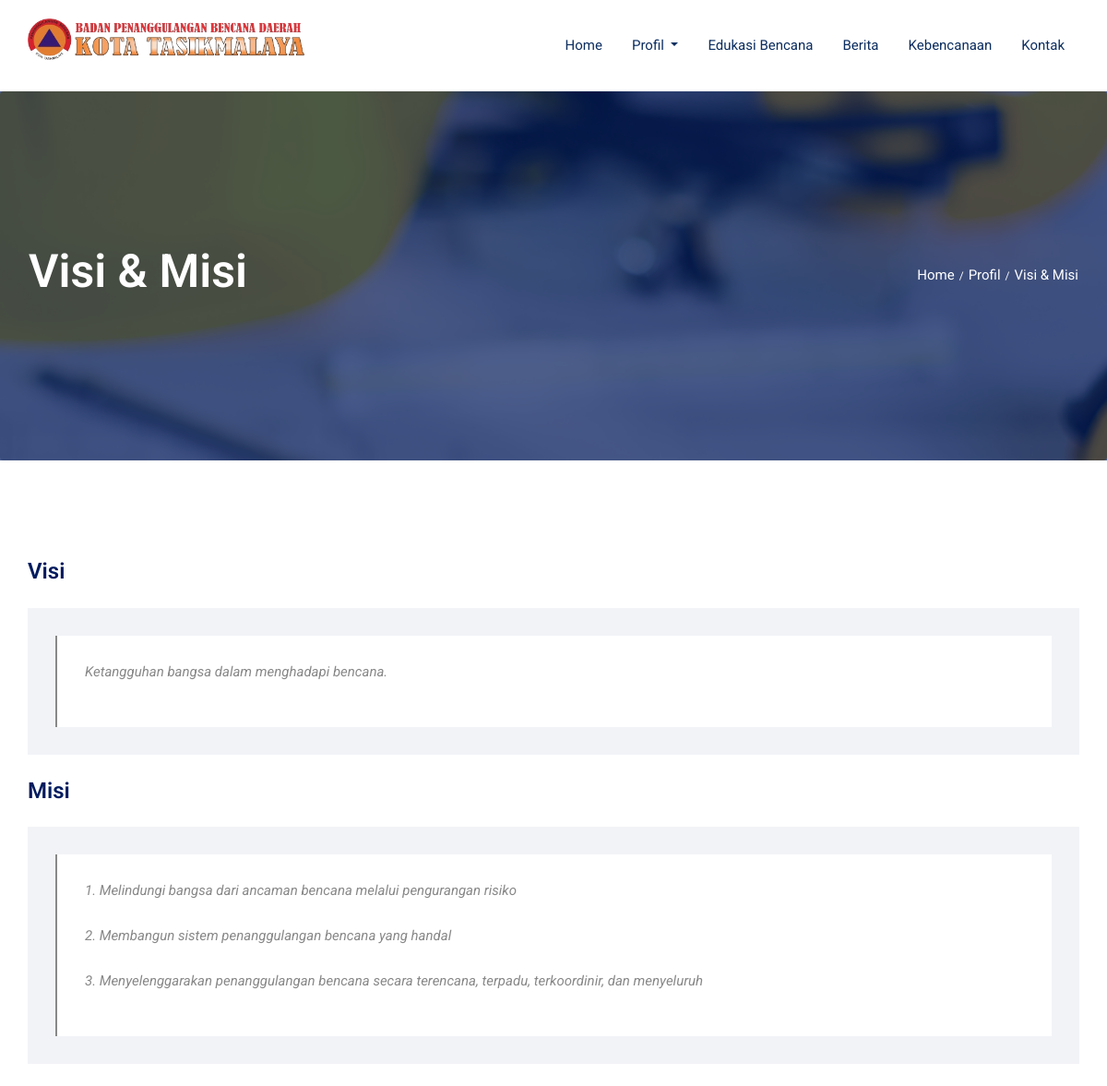
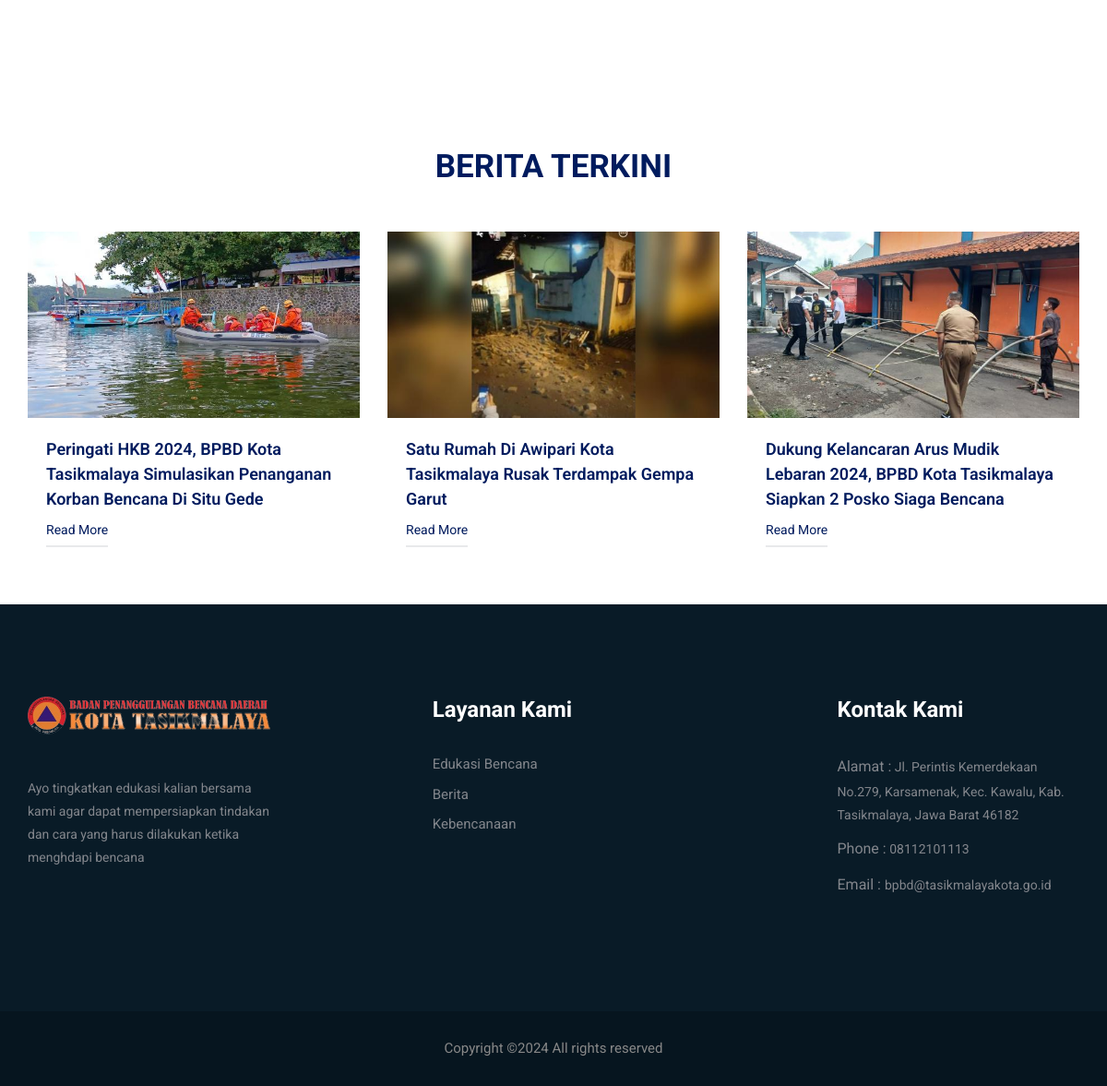
Screenshot of /pages/profil/visi-misi.php with the database file from the repository (2 pictures, top to bottom).
### tables this page shows
CREATE TABLE `visi_misi` (
  `id_visi_misi` varchar(255) NOT NULL,
  `visi` longtext NOT NULL,
  `misi` longtext NOT NULL
);

CREATE TABLE `berita` (
  `id_berita` varchar(255) NOT NULL,
  `judul` varchar(255) NOT NULL,
  `deskripsi` longtext NOT NULL,
  `tgl` varchar(255) NOT NULL,
  `gambar` varchar(255) NOT NULL
);

CREATE TABLE `kontak` (
  `id_kontak` varchar(255) NOT NULL,
  `alamat` longtext NOT NULL,
  `nomor` varchar(255) NOT NULL,
  `email` varchar(255) NOT NULL,
  `lokasi` varchar(255) NOT NULL
);

### pages/profil/visi-misi.php (the view, shortened to what this page needs)
<?php
include('../includes/config.php');
?>
<!doctype html>
<html lang="en">
<head>
  <?php include('../includes/head.php');?>
<body>
  <?php include('../includes/header.php');?>
    <section class="breadcrumb breadcrumb_bg align-items-center">
        <div class="container">
            <div class="row align-items-center justify-content-between">
                <div class="col-sm-6">
                    <div class="breadcrumb_tittle text-left">
                        <h2>Visi & Misi</h2>
                    </div>
                </div>
                <div class="col-sm-6">
                    <div class="breadcrumb_content text-right">
                        <p>Home<span>/</span>Profil<span>/</span>Visi & Misi</p>
                    </div>
                </div>
            </div>
        </div>
    </section>
   <section class="blog_area single-post-area section_padding">
      <div class="container">
         <div class="row">
            <div class="col-lg-12 posts-list">
               <div class="single-post">
                  <div class="blog_details">
					<?php
						$sql ="SELECT * FROM visi_misi WHERE id_visi_misi='q5dc32b75oa59abcq321vafel9j1e68f3dbc0x2p'";
						$query = mysqli_query($koneksidb,$sql);
						$result = mysqli_fetch_array($query);
					?>
                     <h2>Visi</h2>
                     <div class="quote-wrapper">
                        <div class="quotes">
                        <?php echo $result['visi'];?>
                        </div>
                     </div>
					 <h2>Misi</h2>
                     <div class="quote-wrapper">
						<div class="quotes">
						 <?php echo $result['misi'];?>
						</div>
					 </div>
                  </div>
               </div>
         </div>
      </div>
   </section>
	<?php include('../includes/footer.php');?>
</body>
</html>

### pages/includes/footer.php
<?php
include('config.php');
?>
<section class="blog_part section_padding">
	<div class="container">
		<div class="row ">
			<div class="col-xl-12">
				<div class="section_tittle ">
					<h2>Berita Terkini</h2>
				</div>
			</div>
		</div>
		<div class="row">
			<?php
				$sqlkat = "SELECT * FROM berita ORDER BY tgl DESC LIMIT 3";
				$querykat = mysqli_query($koneksidb,$sqlkat);
				while ($result = mysqli_fetch_array($querykat)){
			?>
			<div class="col-sm-6 col-lg-4 col-xl-4">
				<div class="single-home-blog">
					<div class="card">
						<a href="../../pages/berita/berita-details?id=<?php echo htmlentities($result['id_berita']);?>">
							<img src="../../administrator/images/berita/<?php echo htmlentities($result['gambar']);?>" class="card-img-top" alt="blog">
						</a>
						<div class="card-body">
							<a href="../../pages/berita/berita-details?id=<?php echo htmlentities($result['id_berita']);?>">
								<h5 class="card-title"><?php echo htmlentities($result['judul']);?></h5>
							</a>
							<a href="../../pages/berita/berita-details?id=<?php echo htmlentities($result['id_berita']);?>" class="btn_3">read more</a>
						</div>
					</div>
				</div>
			</div>
				<?php }?>
		</div>
	</div>
</section>
<footer class="footer-area">
	<div class="container">
		<div class="row justify-content-between">
			<div class="col-sm-6 col-md-4 col-xl-3">
				<div class="single-footer-widget footer_1">
					<a href="index"> <img src="../../img/bpbd-landscape.png" alt=""> </a>
					<p>Ayo tingkatkan edukasi kalian bersama kami agar dapat mempersiapkan tindakan dan cara yang harus dilakukan ketika menghdapi bencana</p>
				</div>
			</div>
			<div class="col-xl-3 col-sm-6 col-md-4">
				<div class="single-footer-widget footer_2">
					<h4>Layanan Kami</h4>
					<div class="contact_info">
						<ul>
							<li>
								<a href="#">Edukasi Bencana</a>
							</li>
							<li>
								<a href="#">Berita</a>
							</li>
							<li>
								<a href="#">Kebencanaan</a>
							</li>
						</ul>
					</div>
				</div>
			</div>
			<div class="col-xl-3 col-sm-6 col-md-4">
				<div class="single-footer-widget footer_2">
					<h4>Kontak Kami</h4>
					<div class="contact_info">
					<?php
						$sql ="SELECT * FROM kontak WHERE id_kontak='15fx38o70ol54af2q3g1v4pel9j1l37h3cqc0z0h'";
						$query = mysqli_query($koneksidb,$sql);
						$result = mysqli_fetch_array($query);
					?>
						<p><span> Alamat :</span> <?php echo strip_tags($result['alamat']);?></p>
						<p><span> Phone :</span> <?php echo $result['nomor'];?></p>
						<p><span> Email : </span><?php echo $result['email'];?></p>
					</div>
				</div>
			</div>
		</div>
	</div>
	<div class="container-fluid">
		<div class="row">
			<div class="col-lg-12">
				<div class="copyright_part_text text-center">
					<div class="row">
						<div class="col-lg-12">
							<p class="footer-text m-0">
Copyright &copy;<script>document.write(new Date().getFullYear());</script> All rights reserved
</p>
						</div>
					</div>
				</div>
			</div>
		</div>
	</div>
</footer>

### rows the page displays
visi_misi: visi "Ketangguhan bangsa dalam menghadapi bencana.", misi "1. Melindungi bangsa dari ancaman bencana melalui pengurangan risiko 2. Membangun sistem penanggulangan bencana yang handal 3. Menyelenggarakan penanggulangan bencana secara terencana, terpadu, terkoordinir, dan menyeluruh"
berita: gambar (picture), judul "Peringati HKB 2024, BPBD Kota Tasikmalaya Simulasikan Penanganan Korban Bencana Di Situ Gede"
berita: gambar (picture), judul "Satu Rumah Di Awipari Kota Tasikmalaya Rusak Terdampak Gempa Garut"
berita: gambar (picture), judul "Dukung Kelancaran Arus Mudik Lebaran 2024, BPBD Kota Tasikmalaya Siapkan 2 Posko Siaga Bencana"
kontak: alamat "Jl. Perintis Kemerdekaan No.279, Karsamenak, Kec. Kawalu, Kab. Tasikmalaya, Jawa Barat 46182", nomor "08112101113", email "bpbd@tasikmalayakota.go.id"
